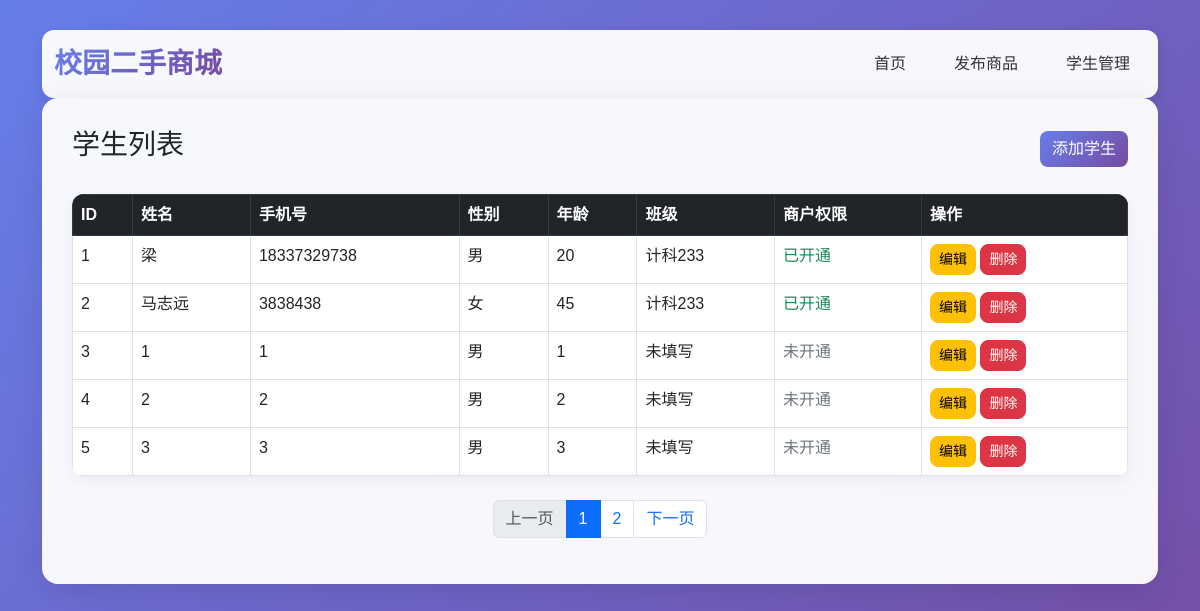
The page /student/list/ on the database its author committed.
### goods/models.py (models this page shows, shortened)
class Student(models.Model):
    username = models.CharField(max_length=50, verbose_name="姓名")
    phone = models.CharField(max_length=11, verbose_name="手机号")
    gender = models.CharField(max_length=10, choices=[("男","男"),("女","女")], verbose_name="性别")
    age = models.IntegerField(verbose_name="年龄")
    class_name = models.CharField(max_length=30, verbose_name="所属班级", default="未填写")
    is_seller = models.BooleanField(default=False, verbose_name="是否开通商户权限")
    created_at = models.DateTimeField(auto_now_add=True, verbose_name="创建时间")

### goods/views.py (the view)
# urls.py: path('student/list/', views.student_list, name="student_list"),
def student_list(request):
    student_query = Student.objects.all()
    paginator = Paginator(student_query, 5)
    page_num = request.GET.get('page', 1)
    page_obj = paginator.get_page(page_num)
    return render(request, 'student_list.html', {'page_obj': page_obj})

### templates/student_list.html (shortened to what this page needs)
{% extends 'base.html' %}
{% block content %}
<div class="d-flex justify-content-between align-items-center mb-4">
    <h3>学生列表</h3>
    <a href="{% url 'student_add' %}" class="btn btn-primary">添加学生</a>
</div>
<table class="table table-bordered table-hover">
    <thead class="table-dark">
        <tr>
            <th>ID</th>
            <th>姓名</th>
            <th>手机号</th>
            <th>性别</th>
            <th>年龄</th>
            <th>班级</th>
            <th>商户权限</th>
            <th>操作</th>
        </tr>
    </thead>
    <tbody>
        {% for s in page_obj %}
        <tr>
            <td>{{ s.id }}</td>
            <td>{{ s.username }}</td>
            <td>{{ s.phone }}</td>
            <td>{{ s.gender }}</td>
            <td>{{ s.age }}</td>
            <td>{{ s.class_name }}</td>
            <td>{% if s.is_seller %}<span class="text-success">已开通</span>{% else %}<span class="text-secondary">未开通</span>{% endif %}</td>
            <td>
                <a href="{% url 'student_edit' s.id %}" class="btn btn-sm btn-warning">编辑</a>
                <a href="{% url 'student_delete' s.id %}" class="btn btn-sm btn-danger" onclick="return confirm('确定删除该学生吗？')">删除</a>
            </td>
        </tr>
        {% empty %}
        <tr>
            <td colspan="8" class="text-center">暂无学生数据</td>
        </tr>
        {% endfor %}
    </tbody>
</table>
<nav class="mt-4">
    <ul class="pagination justify-content-center">
        {% if page_obj.has_previous %}
            <li class="page-item">
                <a class="page-link" href="?page={{ page_obj.previous_page_number }}">上一页</a>
            </li>
        {% else %}
            <li class="page-item disabled">
                <span class="page-link">上一页</span>
            </li>
        {% endif %}
        {% for num in page_obj.paginator.page_range %}
            {% if page_obj.number == num %}
                <li class="page-item active"><span class="page-link">{{ num }}</span></li>
            {% else %}
                <li class="page-item"><a class="page-link" href="?page={{ num }}">{{ num }}</a></li>
            {% endif %}
        {% endfor %}
        {% if page_obj.has_next %}
            <li class="page-item">
                <a class="page-link" href="?page={{ page_obj.next_page_number }}">下一页</a>
            </li>
        {% else %}
            <li class="page-item disabled">
                <span class="page-link">下一页</span>
            </li>
        {% endif %}
    </ul>
</nav>
{% endblock %}

### templates/base.html (style rules this page uses)
body { background: linear-gradient(135deg, #667eea 0%, #764ba2 100%); background-attachment: fixed; min-height: 100vh; font-family: 'Microsoft YaHei', sans-serif; }
.btn { border-radius: 8px; font-weight: 500; transition: all 0.3s ease; }
.btn-primary { background: linear-gradient(135deg, #667eea 0%, #764ba2 100%); border: none; }
.table { border-radius: 12px; overflow: hidden; box-shadow: 0 4px 15px rgba(0, 0, 0, 0.05); }
.table thead { background: linear-gradient(135deg, #667eea 0%, #764ba2 100%); color: white; }

### rows shown on the page
Student: id "1", username "梁", phone "18337329738", gender "男", age "20", class_name "计科233", is_seller "已开通"
Student: id "2", username "马志远", phone "3838438", gender "女", age "45", class_name "计科233", is_seller "已开通"
Student: id "3", username "1", phone "1", gender "男", age "1", class_name "未填写", is_seller "未开通"
Student: id "4", username "2", phone "2", gender "男", age "2", class_name "未填写", is_seller "未开通"
Student: id "5", username "3", phone "3", gender "男", age "3", class_name "未填写", is_seller "未开通"

### other values the page prints
{{ num }} "1"
{{ num }} "2"
